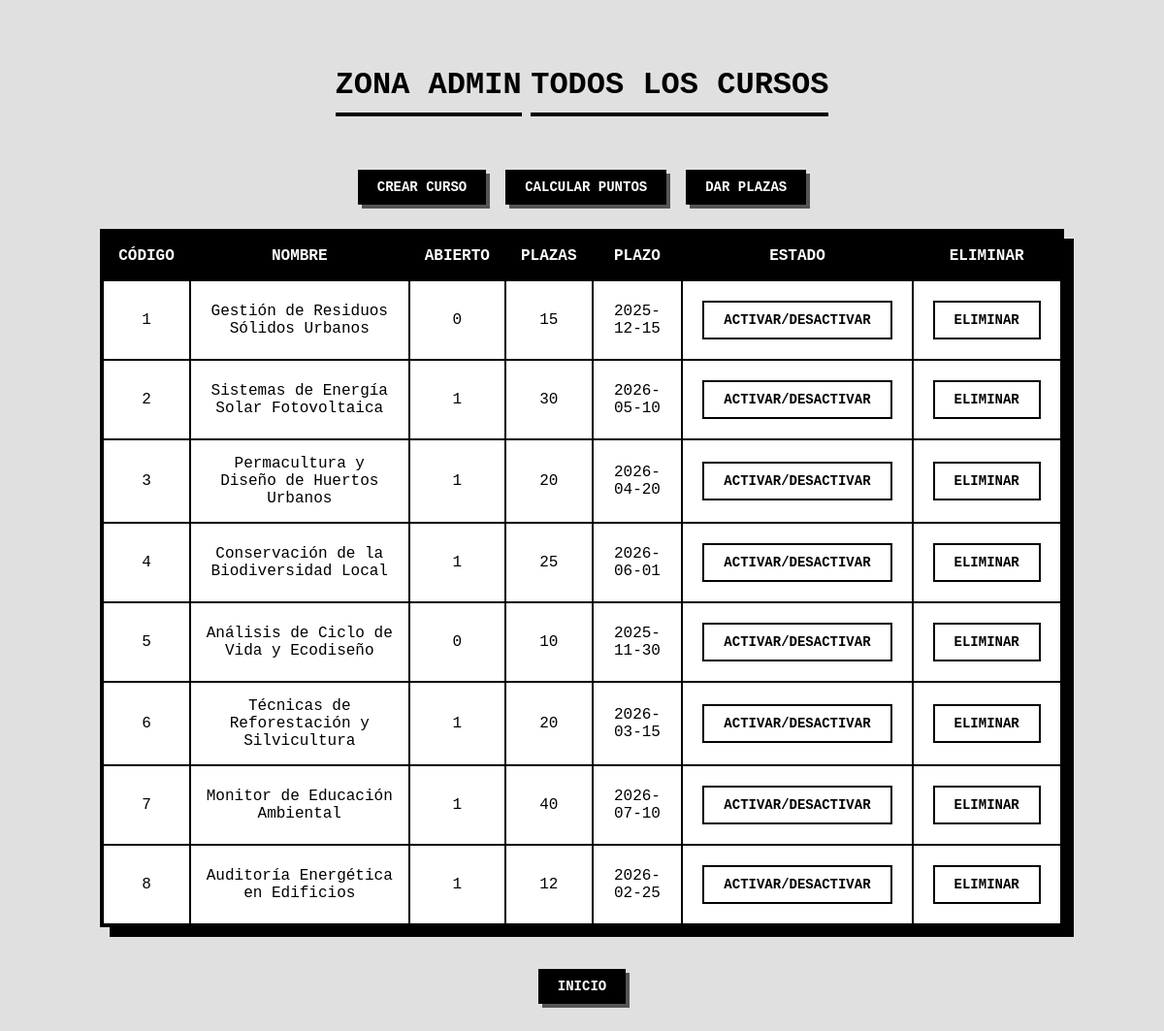
Screenshot of /panelAdmin.php (signed in) with the database file from the repository.
### tables this page shows
CREATE TABLE `cursos` (
  `codigo` smallint(6) NOT NULL,
  `nombre` varchar(50) NOT NULL DEFAULT '',
  `abierto` tinyint(1) NOT NULL DEFAULT 1,
  `numeroplazas` smallint(6) NOT NULL DEFAULT 20,
  `plazoinscripcion` date NOT NULL
);

### panelAdmin.php (the view, shortened to what this page needs)
<!DOCTYPE html>
<html lang="en">
<head>
</head>
<body style="text-align: center;">
    <h1>ZONA ADMIN</h1>
    <h1>TODOS LOS CURSOS</h1>
    <div id="boton">
        <a href="creaCurso.php"><button>Crear Curso</button></a>
        <a href="calculaPuntos.php"><button>Calcular Puntos</button></a>
        <a href="darPlazas.php"><button>Dar Plazas</button></a>
    </div>
    <?php
    $conexion = obtenerConexion();
    $sentencia = $conexion->prepare("SELECT * FROM cursos");
    $boton = false;
    if (isset($_SESSION['admin'])) {
        $boton = true;
    }
    echo "<table class='dynamic-table'>";
    echo "<thead>";
    echo "<tr>";
    echo "<th>Código</th>";
    echo "<th>Nombre</th>";
    echo "<th>Abierto</th>";
    echo "<th>Plazas</th>";
    echo "<th>Plazo</th>";
    if ($boton) {
        echo "<th>Estado</th>";
        echo "<th>Eliminar</th>";
    }
    echo "</thead>";
    echo "<tbody>";
    $sentencia->execute();
    while ($fila = $sentencia->fetch(PDO::FETCH_ASSOC)) {
        echo "<tr>";
        echo "<td>" . $fila['codigo'] . "</td>";
        echo "<td>" . $fila['nombre'] . "</td>";
        echo "<td>" . $fila['abierto'] . "</td>";
        echo "<td>" . $fila['numeroplazas'] . "</td>";
        echo "<td>" . $fila['plazoinscripcion'] . "</td>";
        if ($boton) {
            echo "<td><a href='activar.php?id={$fila['codigo']}'><button style='background:#fff; color:#000; border:2px solid #000; box-shadow:none;'>Activar/Desactivar</button></a></td>";
            echo "<td><a href='eliminar.php?id={$fila['codigo']}'><button style='background:#fff; color:#000; border:2px solid #000; box-shadow:none;'>Eliminar</button></a></td>";
        }
        echo "</tr>";
    }
    echo "</tbody></table>";
    ?>
    <br>
    <a href="index.php"><button>Inicio</button></a><br>
</body>
</html>

### panelAdmin.php (style rules this page uses)
body { font-family: 'Courier New', Courier, monospace; background-color: #e0e0e0; color: #000; padding: 40px; text-align: center; }
h1 { color: #000; margin-bottom: 30px; text-transform: uppercase; border-bottom: 4px solid #000; display: inline-block; padding-bottom: 10px; }
.dynamic-table { margin: 20px auto; border-collapse: collapse; width: 90%; max-width: 1000px; background-color: #fff; border: 4px solid #000; box-shadow: 10px 10px 0px #000; }
.dynamic-table thead { background-color: #000; color: white; text-transform: uppercase; }
.dynamic-table th, .dynamic-table td { padding: 15px; text-align: center; border: 2px solid #000; }
button { background-color: #000; color: white; padding: 10px 20px; border: none; font-size: 14px; font-weight: bold; text-transform: uppercase; cursor: pointer; transition: transform 0.1s; margin: 5px; font-family: inherit; box-shadow: 4px 4px 0px #555; }
#boton { margin: 20px 0; display: flex; justify-content: center; gap: 10px; flex-wrap: wrap; }

### rows the page displays
cursos: codigo "1", nombre "Gestión de Residuos Sólidos Urbanos", abierto "0", numeroplazas "15", plazoinscripcion "2025-12-15"
cursos: codigo "2", nombre "Sistemas de Energía Solar Fotovoltaica", abierto "1", numeroplazas "30", plazoinscripcion "2026-05-10"
cursos: codigo "3", nombre "Permacultura y Diseño de Huertos Urbanos", abierto "1", numeroplazas "20", plazoinscripcion "2026-04-20"
cursos: codigo "4", nombre "Conservación de la Biodiversidad Local", abierto "1", numeroplazas "25", plazoinscripcion "2026-06-01"
cursos: codigo "5", nombre "Análisis de Ciclo de Vida y Ecodiseño", abierto "0", numeroplazas "10", plazoinscripcion "2025-11-30"
cursos: codigo "6", nombre "Técnicas de Reforestación y Silvicultura", abierto "1", numeroplazas "20", plazoinscripcion "2026-03-15"
cursos: codigo "7", nombre "Monitor de Educación Ambiental", abierto "1", numeroplazas "40", plazoinscripcion "2026-07-10"
cursos: codigo "8", nombre "Auditoría Energética en Edificios", abierto "1", numeroplazas "12", plazoinscripcion "2026-02-25"
